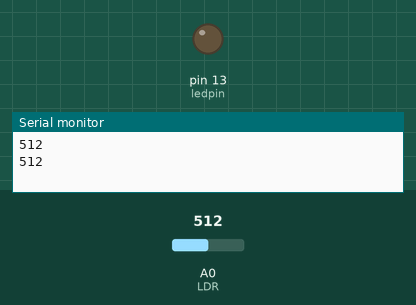
A sketch run on a simulated Arduino Uno, built with avr-gcc and run on an emulated ATmega328P. Parts: output pins drawn as LEDs (lit = HIGH), the last lines printed to the serial monitor. The test bench sets the inputs (shaded band); at power-on: A0 (LDR) = 512.

Above: at 1.8 s.
1.9 s: A0 (LDR) set to 42
4.2 s: A0 (LDR) set to 36
At 6.6 s:
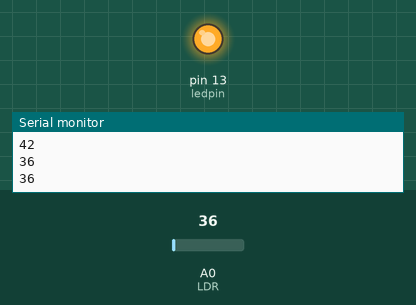
7.5 s: A0 (LDR) set to 122
At 10.1 s:
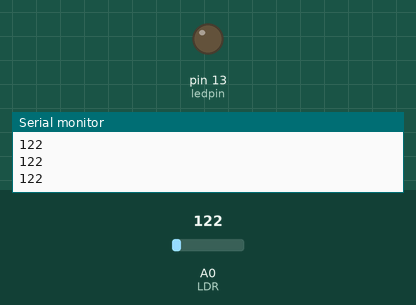
10.5 s: A0 (LDR) set to 30
At 12.4 s:
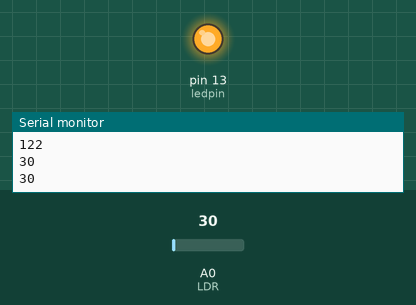
Timing chart, 0 to 13.9 s (numbered marks = the images above; inputs shaded):
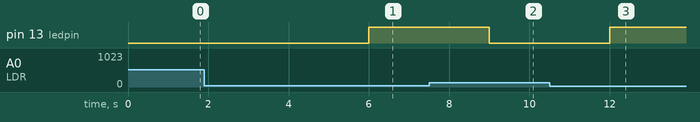

Measured:
- the behaviour switches between 40 and 39 on A0 (LDR) (found by bisection; images 0 and 1)
- after the input at 4.2 s, pin 13 (ledpin): LOW → HIGH after 1.8 s
- after the input at 7.5 s, pin 13 (ledpin): HIGH → LOW after 1.5 s
- after the input at 10.5 s, pin 13 (ledpin): LOW → HIGH after 1.5 s

The sketch:

LDR.ino
```cpp
const int ledpin = 13;
const int LDR = 0;
int val = 0;

void setup() {
  pinMode(ledpin, OUTPUT);
  Serial.begin(9600);
}

void loop() {

  int val = analogRead(LDR);
  Serial.println(val);
  delay(1000);
  if(val < 40)
  {
  digitalWrite(ledpin, HIGH);
  }else{
  digitalWrite(ledpin, LOW);

  }
}
```
